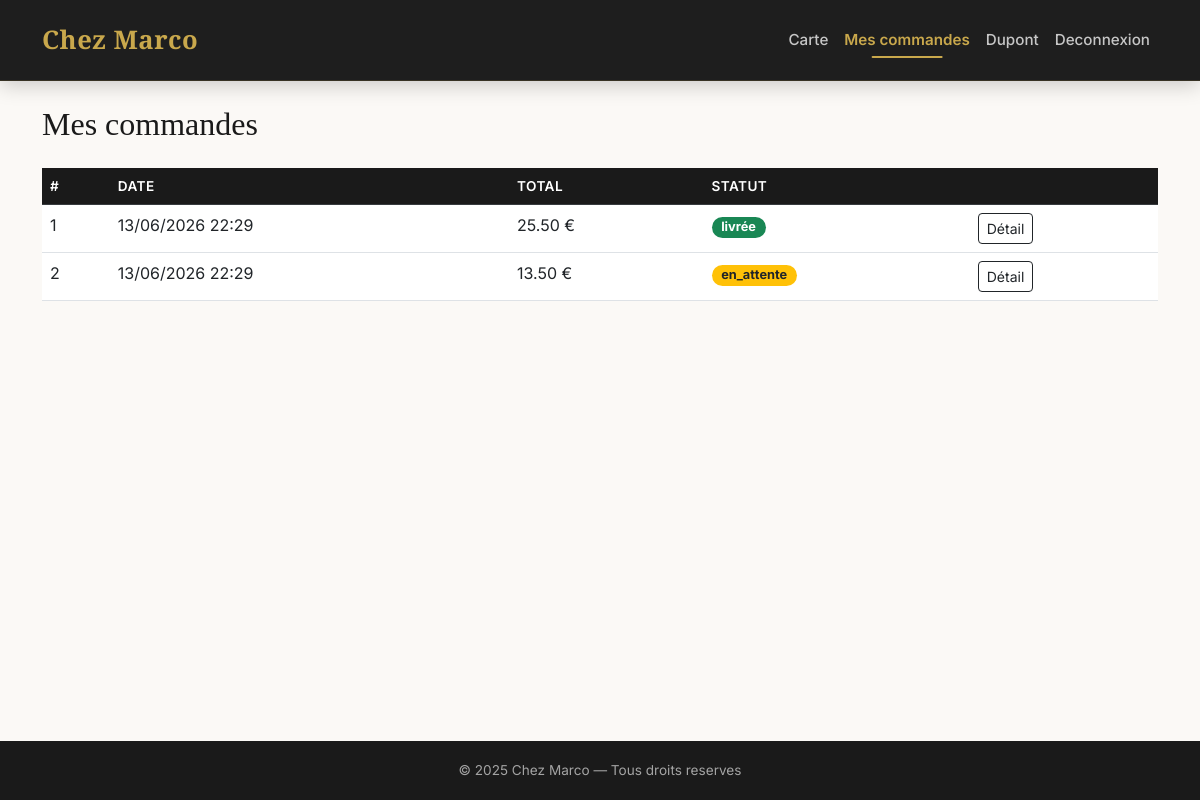
/?action=mes_commandes (signed in), run on the app's committed database.
### tables this page shows
CREATE TABLE commandes (
    id         INT AUTO_INCREMENT PRIMARY KEY,
    user_id    INT                                               NOT NULL,
    statut     ENUM('en_attente','confirmée','livrée','annulée') NOT NULL DEFAULT 'en_attente',
    total      DECIMAL(8,2)                                      NOT NULL DEFAULT 0.00,
    created_at DATETIME                                          NOT NULL DEFAULT CURRENT_TIMESTAMP,
    FOREIGN KEY (user_id) REFERENCES users(id) ON DELETE CASCADE,
    INDEX idx_commandes_user (user_id)
);

### controllers/CommandeController.php (called while the page is built, shortened)
<?php
require_once 'models/Commande.php';
class CommandeController {
    private Commande $commandeModel;
    public function __construct(PDO $pdo) {
        $this->commandeModel = new Commande($pdo);
    }
    public function historique(): void {
        $commandes = $this->commandeModel->getByUser($_SESSION['user_id']);
        require 'views/commandes/historique.php';
    }
}

### models/Commande.php (called while the page is built, shortened)
<?php
class Commande {
    private PDO $pdo;
    public function __construct(PDO $pdo) { $this->pdo = $pdo; }
    public function getByUser(int $userId): array {
        $stmt = $this->pdo->prepare(
            'SELECT * FROM commandes WHERE user_id = ? ORDER BY created_at DESC'
        );
        $stmt->execute([$userId]);
        return $stmt->fetchAll();
    }
}

### views/commandes/historique.php (the view)
<?php require 'views/layout/header.php'; ?>
<h2 class="mb-4">Mes commandes</h2>
<?php if (empty($commandes)): ?>
    <div class="alert alert-info">
        Vous n'avez pas encore passé de commande.
        <a href="<?= BASE_URL ?>?action=plats">Voir la carte</a>
    </div>
<?php else: ?>
    <table class="table table-hover">
        <thead class="table-dark">
            <tr>
                <th>#</th>
                <th>Date</th>
                <th>Total</th>
                <th>Statut</th>
                <th></th>
            </tr>
        </thead>
        <tbody>
        <?php
        $badges = [
            'en_attente' => 'bg-warning text-dark',
            'confirmée'  => 'bg-primary',
            'livrée'     => 'bg-success',
            'annulée'    => 'bg-danger',
        ];
        foreach ($commandes as $cmd):
            $badge = $badges[$cmd['statut']] ?? 'bg-secondary';
        ?>
            <tr>
                <td><?= $cmd['id'] ?></td>
                <td><?= date('d/m/Y H:i', strtotime($cmd['created_at'])) ?></td>
                <td><?= number_format($cmd['total'], 2) ?> €</td>
                <td><span class="badge <?= $badge ?>"><?= htmlspecialchars($cmd['statut']) ?></span></td>
                <td>
                    <a href="<?= BASE_URL ?>?action=commande_show&id=<?= $cmd['id'] ?>" class="btn btn-sm btn-outline-dark">
                        Détail
                    </a>
                </td>
            </tr>
        <?php endforeach; ?>
        </tbody>
    </table>
<?php endif; ?>
<?php require 'views/layout/footer.php'; ?>

### public/css/style.css (style rules this page uses)
:root { --color-noir: #1A1A1A; --color-blanc: #FBF9F6; --color-blanc-pur: #FFFFFF; --color-dore: #C9A84C; --color-rouge: #D6303A; --color-gris: #6c757d; --color-gris-clair: #e9e5df; --font-titre: 'Playfair Display', Georgia, serif; --font-corps: 'Inter', system-ui, sans-serif; --radius: 12px; --shadow-card: 0 4px 15px rgba(0, 0, 0, 0.04); --transition: 0.2s ease; }
body { background-color: var(--color-blanc); font-family: var(--font-corps); color: var(--color-noir); min-height: 100vh; display: flex; flex-direction: column; }
h1, h2, h3, h4 { font-family: var(--font-titre); color: var(--color-noir); }
.badge { font-size: 0.8rem; border-radius: 20px; padding: 0.35em 0.75em; }
.table th { background-color: var(--color-noir); color: #fff; font-weight: 600; font-size: 0.85rem; text-transform: uppercase; letter-spacing: 0.03em; }

### data on the page
commandes: id "1", created_at "13/06/2026 22:29", total "25.50", statut "livrée"
commandes: id "2", created_at "13/06/2026 22:29", total "13.50", statut "en_attente"

### other printed values
$_SESSION['nom'] "Dupont"
